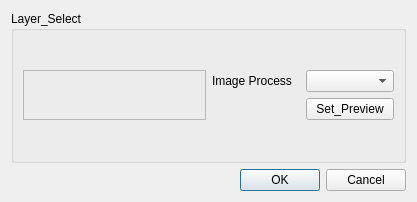
<?xml version="1.0" encoding="UTF-8"?>
<ui version="4.0">
 <class>Dialog_LSTD</class>
 <widget class="QDialog" name="Dialog_LSTD">
  <property name="geometry">
   <rect>
    <x>0</x>
    <y>0</y>
    <width>417</width>
    <height>202</height>
   </rect>
  </property>
  <property name="windowTitle">
   <string>Select Layer Tool Dialog</string>
  </property>
  <layout class="QVBoxLayout" name="verticalLayout_2">
   <item>
    <widget class="QGroupBox" name="groupBox_LSTD_Layer_Select">
     <property name="title">
      <string>Layer_Select</string>
     </property>
     <layout class="QGridLayout" name="gridLayout_2">
      <item row="0" column="1">
       <layout class="QGridLayout" name="gridLayout_3">
        <item row="0" column="0">
         <widget class="QLabel" name="label_LSTD_Image_Process">
          <property name="text">
           <string>Image Process</string>
          </property>
         </widget>
        </item>
        <item row="0" column="1">
         <widget class="QComboBox" name="comboBox_LSTD_Image_Process"/>
        </item>
        <item row="1" column="1">
         <widget class="QPushButton" name="pushButton_LSTD_Set_Preview">
          <property name="text">
           <string>Set_Preview</string>
          </property>
         </widget>
        </item>
       </layout>
      </item>
      <item row="0" column="0">
       <widget class="QFrame" name="frame">
        <property name="frameShape">
         <enum>QFrame::StyledPanel</enum>
        </property>
        <property name="frameShadow">
         <enum>QFrame::Raised</enum>
        </property>
        <layout class="QVBoxLayout" name="verticalLayout_LSTD_Layers">
         <item>
          <layout class="QGridLayout" name="gridLayout"/>
         </item>
        </layout>
       </widget>
      </item>
     </layout>
    </widget>
   </item>
   <item>
    <widget class="QDialogButtonBox" name="buttonBox_LSTD">
     <property name="orientation">
      <enum>Qt::Horizontal</enum>
     </property>
     <property name="standardButtons">
      <set>QDialogButtonBox::Cancel|QDialogButtonBox::Ok</set>
     </property>
    </widget>
   </item>
  </layout>
 </widget>
 <resources/>
 <connections>
  <connection>
   <sender>buttonBox_LSTD</sender>
   <signal>accepted()</signal>
   <receiver>Dialog_LSTD</receiver>
   <slot>accept()</slot>
   <hints>
    <hint type="sourcelabel">
     <x>248</x>
     <y>254</y>
    </hint>
    <hint type="destinationlabel">
     <x>157</x>
     <y>274</y>
    </hint>
   </hints>
  </connection>
  <connection>
   <sender>buttonBox_LSTD</sender>
   <signal>rejected()</signal>
   <receiver>Dialog_LSTD</receiver>
   <slot>reject()</slot>
   <hints>
    <hint type="sourcelabel">
     <x>316</x>
     <y>260</y>
    </hint>
    <hint type="destinationlabel">
     <x>286</x>
     <y>274</y>
    </hint>
   </hints>
  </connection>
 </connections>
</ui>
